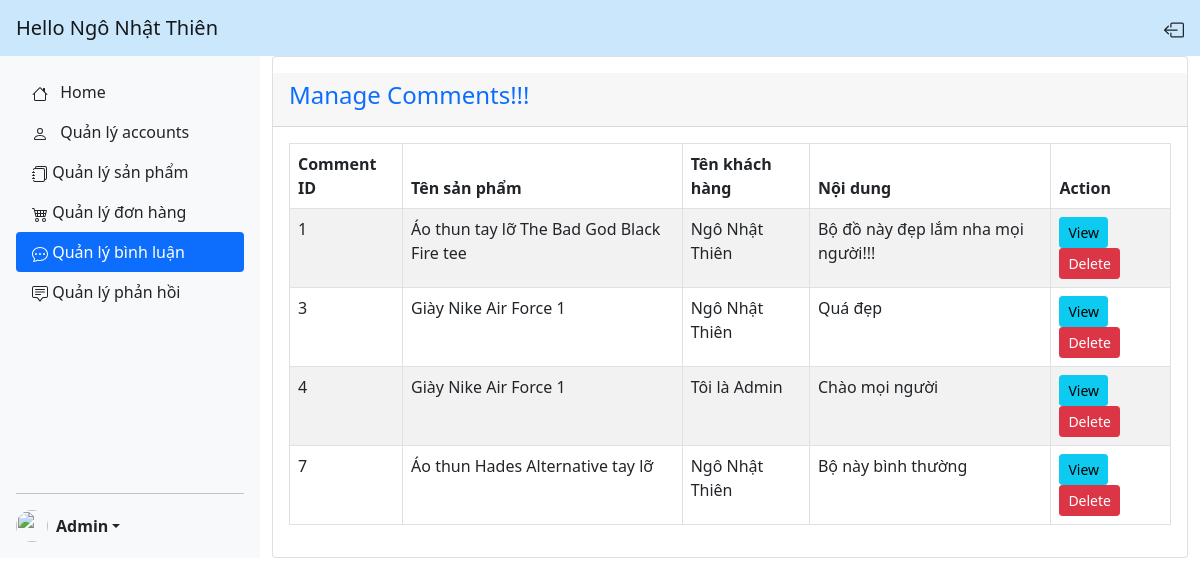
The page /admin/comment.php (signed in) on the database its author committed.
### tables this page shows
CREATE TABLE `comments` (
  `cmt_id` int(11) NOT NULL,
  `user_id` int(11) NOT NULL,
  `pro_id` int(11) NOT NULL,
  `cmt_content` text NOT NULL,
  `created_at` date NOT NULL DEFAULT current_timestamp()
);

CREATE TABLE `products` (
  `pro_id` int(11) NOT NULL,
  `categoryKind` varchar(10) NOT NULL,
  `pro_name` varchar(255) NOT NULL,
  `forGender` varchar(20) NOT NULL,
  `price_buy` int(11) NOT NULL,
  `price_sell` int(11) NOT NULL,
  `image` varchar(255) NOT NULL,
  `pro_description` text NOT NULL,
  `sell_percent` int(4) NOT NULL,
  `created_at` date NOT NULL DEFAULT current_timestamp()
);

CREATE TABLE `accounts` (
  `id` int(11) NOT NULL,
  `firstName` varchar(255) NOT NULL,
  `lastName` varchar(255) NOT NULL,
  `birthday` date NOT NULL,
  `address` text NOT NULL,
  `phone` varchar(12) DEFAULT NULL,
  `email` varchar(255) NOT NULL,
  `password` varchar(255) NOT NULL,
  `gender` varchar(8) NOT NULL,
  `is_admin` tinyint(1) NOT NULL DEFAULT 0,
  `created_at` timestamp NOT NULL DEFAULT current_timestamp()
);

### HTML/admin/comment.php (the view, shortened to what this page needs)
<!DOCTYPE html>
<html lang="en">
<head>
    <link href="https://cdn.jsdelivr.net/npm/bootstrap@5.0.2/dist/css/bootstrap.min.css" rel="stylesheet">
</head>
<body>
    <?php if (!isset($_SESSION['is_admin']) || !$_SESSION['is_admin']) { ?>
        <div class="alert alert-danger text-center" role="alert">
            You don't have permission
        </div>
        <a href="../index.php" class="btn btn-primary">Return to homepage</a>
    <?php } else { ?>
        <nav class="navbar navbar-light" style="background-color: #cbe7fb;">
            <span class="navbar-brand mb-0 h1 ms-3">Hello <?php echo $_SESSION['name']; ?> </span>
            <a href="logout.php" class="nav-link link-dark">
            </a>
        </nav>
        <div class="d-flex">
            <div class="d-flex flex-column flex-shrink-0 p-3 bg-light" style="width: 260px; background-color: #e3f2fd;">
                <ul class="nav nav-pills flex-column mb-auto">
                    <li class="nav-item">
                        <a href="index.php" class="nav-link link-dark">
                            Home
                        </a>
                    </li>
                    <li>
                        <a href="account.php" class="nav-link link-dark">
                            Quản lý accounts
                        </a>
                    </li>
                    <li>
                        <a href="product.php" class="nav-link link-dark">
                            Quản lý sản phẩm
                        </a>
                    </li>
                    <li>
                        <a href="order.php" class="nav-link link-dark">
                            Quản lý đơn hàng
                        </a>
                    </li>
                    <li>
                        <a href="comment.php" class="nav-link active" aria-current="page">
                            Quản lý bình luận
                        </a>
                    </li>
                    <li>
                        <a href="reply.php" class="nav-link link-dark">
                            Quản lý phản hồi
                        </a>
                    </li>
                </ul>
                <hr>
                <div class="dropdown">
                    <a href="#" class="d-flex align-items-center link-dark text-decoration-none dropdown-toggle" id="dropdownUser2" data-bs-toggle="dropdown" aria-expanded="false">
                        <img src="http://cdn.onlinewebfonts.com/svg/img_325798.png" alt="" width="32" height="32" class="rounded-circle me-2">
                        <strong>Admin</strong>
                    </a>
                </div>
            </div>
            <div class="container">
                <div class="row">
                    <div class="col-md-12">
                        <div class="card">
                            <div class="card-header mt-3">
                                <div class="h4 text-primary">
                                    Manage Comments!!!
                                </div>
                            </div>
                            <div class="card-body">
                                <table class="table table-bordered table-striped" id="myTable">
                                    <thead>
                                        <tr>
                                            <th>Comment ID</th>
                                            <th>Tên sản phẩm</th>
                                            <th>Tên khách hàng</th>
                                            <th>Nội dung</th>
                                            <th>Action</th>
                                        </tr>
                                    </thead>
                                    <tbody>
                                        <?php
                                        require 'dbcon.php';
                                        $sql = "SELECT * FROM comments";
                                        $result = mysqli_query($conn, $sql);
                                        if (mysqli_num_rows($result) > 0) {
                                            foreach ($result as $comment) {
                                                $pro_id = $comment['pro_id'];
                                                $user_id = $comment['user_id'];
                                                $sql_1 = "SELECT * FROM products WHERE pro_id = '$pro_id'";
                                                $sql_2 = "SELECT * FROM accounts WHERE id = '$user_id'";
                                                $result_1 = mysqli_query($conn, $sql_1);
                                                $result_2 = mysqli_query($conn, $sql_2);
                                                $products = mysqli_fetch_all($result_1, MYSQLI_ASSOC);
                                                $accounts = mysqli_fetch_all($result_2, MYSQLI_ASSOC);
                                        ?>
                                                <tr>
                                                    <td><?= $comment['cmt_id'] ?></td>
                                                    <td><?= $products[0]['pro_name'] ?></td>
                                                    <td><?= $accounts[0]['firstName'] . ' ' . $accounts[0]['lastName'] ?></td>
                                                    <td><?= $comment['cmt_content'] ?></td>
                                                    <td>
                                                        <a class="btn btn-info btn-sm" href="../product/product_detail.php?id=<?= $products[0]['pro_id']; ?>">View</a>
                                                        <button type="button" value="<?= $comment['cmt_id']; ?>" class="deleteCommentBtn btn btn-danger btn-sm">Delete</button>
                                                    </td>
                                                </tr>
                                        <?php
                                            }
                                        }
                                        ?>
                                    </tbody>
                                </table>
                            </div>
                        </div>
                    </div>
                </div>
            </div>
        </div>
    <?php } ?>
</body>
</html>

### rows shown on the page
comments: cmt_id "1", pro.pro_name "Áo thun tay lỡ The Bad God Black Fire tee", user.firstName "Ngô", user.lastName "Nhật Thiên", cmt_content "Bộ đồ này đẹp lắm nha mọi người!!!"
comments: cmt_id "3", pro.pro_name "Giày Nike Air Force 1", user.firstName "Ngô", user.lastName "Nhật Thiên", cmt_content "Quá đẹp"
comments: cmt_id "4", pro.pro_name "Giày Nike Air Force 1", user.firstName "Tôi là", user.lastName "Admin", cmt_content "Chào mọi người"
comments: cmt_id "7", pro.pro_name "Áo thun Hades Alternative tay lỡ", user.firstName "Ngô", user.lastName "Nhật Thiên", cmt_content "Bộ này bình thường"

### other values the page prints
$_SESSION['name'] "Ngô Nhật Thiên"
